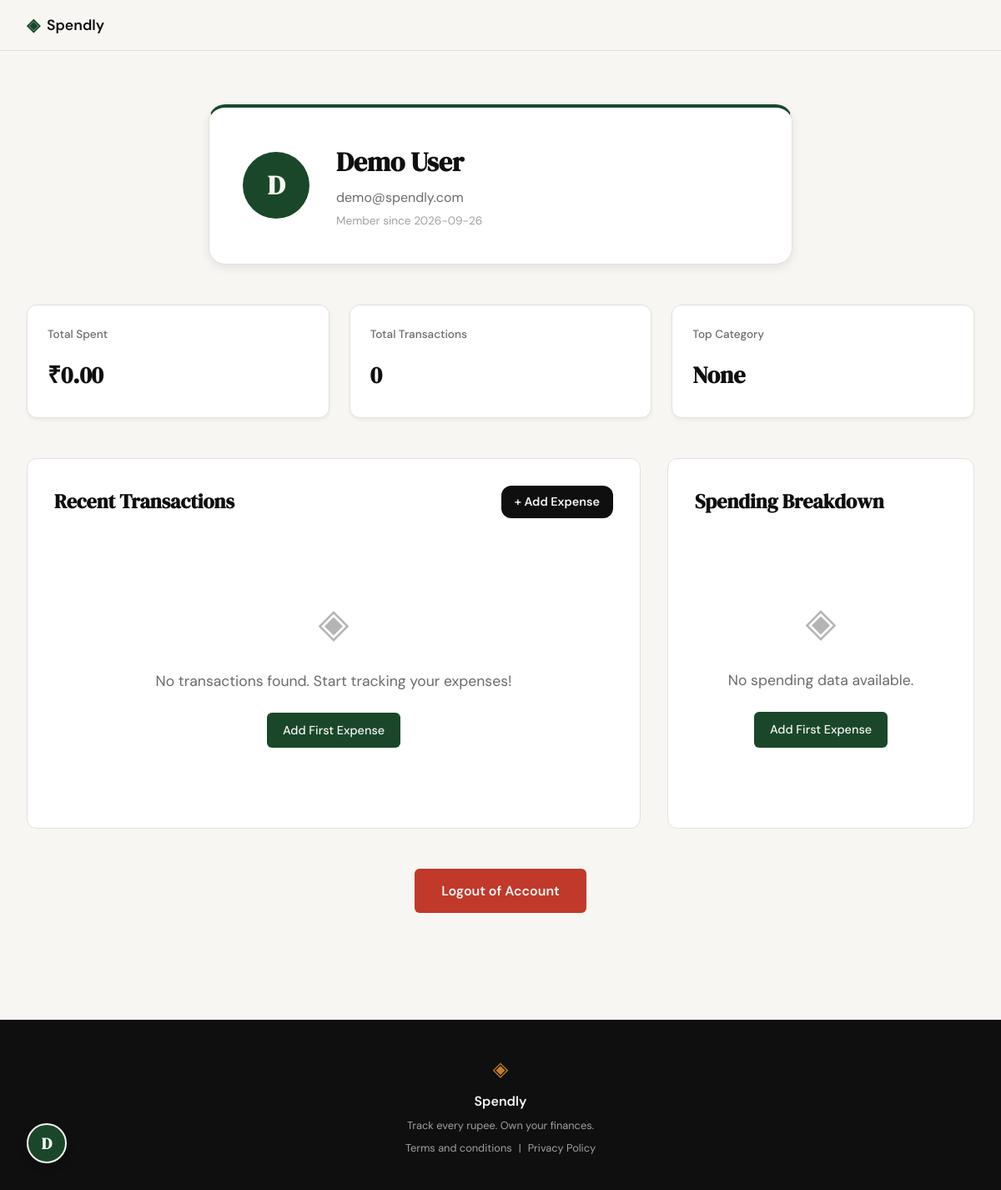
Screenshot of /profile (signed in) with the database file from the repository.
### tables this page shows
CREATE TABLE users (
                id INTEGER PRIMARY KEY AUTOINCREMENT,
                name TEXT NOT NULL,
                email TEXT UNIQUE NOT NULL,
                password_hash TEXT NOT NULL,
                created_at TEXT DEFAULT (datetime('now'))
            );

### app.py (the view)
@app.route("/profile")
def profile():
    if not session.get("user_id"):
        return redirect(url_for("login"))
    user_id = session["user_id"]
    user = get_user_profile(user_id)
    summary = get_spending_summary(user_id)
    expenses = get_user_expenses(user_id)
    breakdown = get_category_breakdown(user_id)
    return render_template("profile.html",
                           user=user,
                           summary=summary,
                           expenses=expenses,
                           breakdown=breakdown)

### app.py (called while the page is built)
@app.context_processor
def inject_user():
    user_id = session.get("user_id")
    if user_id:
        user = get_user_by_id(user_id)
        return dict(current_user=user)
    return dict(current_user=None)

### database/db.py (called while the page is built)
def get_db():
    conn = sqlite3.connect(DATABASE_PATH)
    conn.row_factory = sqlite3.Row
    conn.execute('PRAGMA foreign_keys = ON')
    return conn

def get_user_by_id(user_id):
    with get_db() as conn:
        return conn.execute('SELECT * FROM users WHERE id = ?', (user_id,)).fetchone()

def get_user_profile(user_id):
    with get_db() as conn:
        return conn.execute('SELECT * FROM users WHERE id = ?', (user_id,)).fetchone()

def get_user_expenses(user_id):
    with get_db() as conn:
        return conn.execute(
            'SELECT * FROM expenses WHERE user_id = ? ORDER BY date DESC',
            (user_id,)
        ).fetchall()

def get_spending_summary(user_id):
    with get_db() as conn:
        summary = conn.execute(
            'SELECT SUM(amount) as total, COUNT(*) as count FROM expenses WHERE user_id = ?',
            (user_id,)
        ).fetchone()
        top_cat = conn.execute(
            'SELECT category, SUM(amount) as total FROM expenses WHERE user_id = ? GROUP BY category ORDER BY total DESC LIMIT 1',
            (user_id,)
        ).fetchone()
        return {
            "total_spent": summary["total"] or 0,
            "total_transactions": summary["count"] or 0,
            "top_category": top_cat["category"] if top_cat else "None"
        }

def get_category_breakdown(user_id):
    with get_db() as conn:
        total_spent = conn.execute(
            'SELECT SUM(amount) FROM expenses WHERE user_id = ?',
            (user_id,)
        ).fetchone()[0] or 0
        breakdown = conn.execute(
            'SELECT category, SUM(amount) as total FROM expenses WHERE user_id = ? GROUP BY category ORDER BY total DESC',
            (user_id,)
        ).fetchall()
        results = []
        for row in breakdown:
            results.append({
                "category": row["category"],
                "amount": row["total"],
                "percentage": (row["total"] / total_spent * 100) if total_spent > 0 else 0
            })
        return results

### templates/profile.html (shortened to what this page needs)
{% extends "base.html" %}
{% block content %}
<div class="profile-container">
    <div class="profile-header">
        <div class="profile-card">
            <div class="profile-avatar-large">{{ user['name'][0] | upper }}</div>
            <div class="profile-user-info">
                <h1 class="profile-name">{{ user['name'] }}</h1>
                <p class="profile-email">{{ user['email'] }}</p>
                <p class="profile-joined">Member since {{ user['created_at'][:10] }}</p>
            </div>
        </div>
    </div>
    <div class="summary-grid">
        <div class="stat-card">
            <span class="stat-label">Total Spent</span>
            <span class="stat-value">₹{{ "{:,.2f}".format(summary['total_spent']) }}</span>
        </div>
        <div class="stat-card">
            <span class="stat-label">Total Transactions</span>
            <span class="stat-value">{{ summary['total_transactions'] }}</span>
        </div>
        <div class="stat-card">
            <span class="stat-label">Top Category</span>
            <span class="stat-value">{{ summary['top_category'] }}</span>
        </div>
    </div>
    <div class="dashboard-layout">
        <div class="history-section">
            <div style="display: flex; justify-content: space-between; align-items: center; margin-bottom: 1.5rem;">
                <h2 class="section-title" style="margin-bottom: 0;">Recent Transactions</h2>
                <a href="{{ url_for('add_expense') }}" class="btn-primary" style="padding: 0.5rem 1rem; font-size: 0.9rem;">+ Add Expense</a>
            </div>
            {% if expenses %}
            <div class="table-wrapper">
                <table class="expenses-table">
                    <thead>
                        <tr>
                            <th>Date</th>
                            <th>Description</th>
                            <th>Category</th>
                            <th class="text-right">Amount</th>
                            <th class="text-right">Actions</th>
                        </tr>
                    </thead>
                    <tbody>
                        {% for expense in expenses %}
                        <tr>
                            <td>{{ expense['date'] }}</td>
                            <td class="desc-cell">{{ expense['description'] or 'No description' }}</td>
                            <td>
                                <span class="category-pill pill-{{ expense['category'] | lower }}">
                                    {{ expense['category'] }}
                                </span>
                            </td>
                            <td class="text-right amount-cell">₹{{ "{:,.2f}".format(expense['amount']) }}</td>
                            <td class="text-right">
                                <a href="{{ url_for('edit_expense', id=expense['id']) }}" title="Edit" style="margin-right: 8px; color: var(--accent); font-weight: 600; font-size: 0.8rem;">Edit</a>
                                <a href="{{ url_for('delete_expense', id=expense['id']) }}" title="Delete" style="color: var(--danger); font-weight: 600; font-size: 0.8rem;" onclick="return confirm('Are you sure you want to delete this expense?')">Delete</a>
                            </td>
                        </tr>
                        {% endfor %}
                    </tbody>
                </table>
            </div>
            {% else %}
            <div class="empty-state">
                <span class="empty-state-icon">◈</span>
                <span class="empty-state-text">No transactions found. Start tracking your expenses!</span>
                <a href="{{ url_for('add_expense') }}" class="empty-state-cta">Add First Expense</a>
            </div>
            {% endif %}
        </div>
        <div class="breakdown-section">
            <h2 class="section-title">Spending Breakdown</h2>
            {% if breakdown %}
            <div class="breakdown-list">
                {% for item in breakdown %}
                <div class="breakdown-item">
                    <div class="breakdown-info">
                        <span class="breakdown-cat">{{ item['category'] }}</span>
                        <span class="breakdown-amt">₹{{ "{:,.2f}".format(item['amount']) }}</span>
                    </div>
                    <div class="progress-bar-container">
                        <div class="progress-bar" style="width: {{ item['percentage'] }}%"></div>
                    </div>
                    <span class="breakdown-pct">{{ "{:.1f}%".format(item['percentage']) }}</span>
                </div>
                {% endfor %}
            </div>
            {% else %}
            <div class="empty-state">
                <span class="empty-state-icon">◈</span>
                <span class="empty-state-text">No spending data available.</span>
                <a href="{{ url_for('add_expense') }}" class="empty-state-cta">Add First Expense</a>
            </div>
            {% endif %}
        </div>
    </div>
    <div class="profile-actions">
        <a href="{{ url_for('logout') }}" class="btn-logout-profile">Logout of Account</a>
    </div>
</div>
{% endblock %}

### templates/base.html (shortened to what this page needs)
<!DOCTYPE html>
<html lang="en">
<head>
    <link rel="stylesheet" href="{{ url_for('static', filename='css/style.css') }}">
</head>
<body>
    <nav class="navbar">
        <div class="nav-inner">
            <a href="{{ url_for('landing') }}" class="nav-brand">
                <span class="brand-icon">◈</span>
                <span class="brand-name">Spendly</span>
            </a>
        </div>
    </nav>
    <main class="main-content">
        {% block content %}{% endblock %}
    </main>
    <footer class="footer">
        <div class="footer-inner">
            <span class="brand-icon">◈</span>
            <span class="footer-name">Spendly</span>
            <p class="footer-copy">Track every rupee. Own your finances.</p>
            <div class="footer-links">
                <a href="{{ url_for('terms') }}">Terms and conditions</a>
                <span class="footer-separator">|</span>
                <a href="{{ url_for('privacy') }}">Privacy Policy</a>
            </div>
        </div>
    </footer>
    {% if current_user %}
    <a href="{{ url_for('profile') }}" class="user-avatar">
        {{ current_user['name'][0] | upper }}
    </a>
    {% endif %}
</body>
</html>

### rows the page displays
users: name "D", name "Demo User", email "demo@spendly.com", created_at "2026-09-26"

### other values shown
{{ "{:,.2f}".format(summary['total_spent']) }} "0.00"
{{ summary['total_transactions'] }} "0"
{{ summary['top_category'] }} "None"
